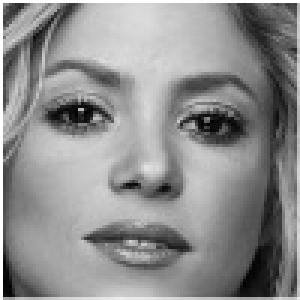
#> input picture resized_images/10402.jpg, 100 x 100 px, given in place of Alex Lawther223_88.jpg, which was not available (shown 3 times larger)
$ jupyter execute --allow-errors main.ipynb
#> lines starting #> are read from the running program, lines starting #| are printed output that depends on the picture; pictures that were not available may be replaced by others from this repository, and a replacement may not be noted
[cell 1]
# import the necessary packages
import pandas as pd
import numpy as np
import matplotlib.pyplot as plt
import seaborn as sns

[cell 2]
# load the dataset
df = pd.read_csv('req_names.csv')
#> (reads req_names.csv from the repository)

[cell 3]
print(df.head())

[cell 4]
# drop the first column
df.drop(df.columns[0], axis=1, inplace=True)

[cell 5]
print(df)

[cell 6]
# displaying an image from the given path
from PIL import Image
img = Image.open('105_classes_pins_dataset/'+'pins_'+df['Name'][300]+'/'+df['ID'][300]+'.jpg')
#> img is the input picture: PIL image 100x100 L; min 0, max 255, mean 141.8
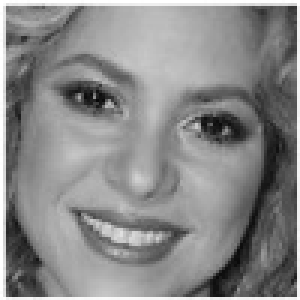
#> input picture resized_images/10473.jpg, 100 x 100 px, given in place of Adriana Lima0_0.jpg, which was not available (shown 3 times larger)
#> further down, img is the input picture: PIL image 100x100 L; min 7, max 255, mean 136.8
img

[cell 7]
# getting the resolution of the images from the dataset by iterating through the dataset
# and appending the resolution to a list
res = []
#> (the rest of this cell did not finish here and is left out)

[cell 8]
# printing the resolution of the images
print(res)
#| [(100, 100), (100, 100)]

#> (a cell that did not finish here is left out)

[cell 10]
print(df)

#> (a cell that did not finish here is left out)

[cell 12]
# displaying an image using opencv
import cv2
img = cv2.imread('105_classes_pins_dataset/'+'pins_'+df['Name'][300]+'/'+df['ID'][300]+'.jpg')
#> img: shape (100, 100, 3); min 0, max 255, mean 141.8
plt.imshow(img)

[cell 13]
# fixing the colour channels
img = cv2.cvtColor(img, cv2.COLOR_BGR2RGB)
plt.imshow(img)

[cell 14]
# getting all the images from the folder
import os
# getting all the images from the folder
images = []
#> (the rest of this cell did not finish here and is left out)

[cell 15]
# # slicing the first 10 images
# images = images[:10]

[cell 16]
# converting all the images to grayscale
gray_images = []
for i in range(len(images)):
    gray_images.append(cv2.cvtColor(images[i], cv2.COLOR_RGB2GRAY))
#> this loop made 2 passes
#> after the loop, gray_images = 2 items

#> (a cell that did not finish here is left out)

[cell 18]
# using frontal face recognition
# using frontal face recognition to detect the faces in the images
face_cascade = cv2.CascadeClassifier('haarcascade_frontalface_alt.xml')
faces = []
for i in range(len(gray_images)):
    faces.append(face_cascade.detectMultiScale(gray_images[i], 1.1, 4))
#> after the loop, faces = [[[6, 7, 88, 88]], [[6, 7, 88, 88]]]
print(faces)
#| [array([[ 6,  7, 88, 88]], dtype=int32), array([[ 6,  7, 88, 88]], dtype=int32)]

[cell 19]
# showing the face in the grayscale image
for i in range(len(faces)):
    for (x, y, w, h) in faces[i]:
        cv2.rectangle(gray_images[i], (x, y), (x+w, y+h), (255, 0, 0), 2)
plt.imshow(gray_images[0], cmap='gray')
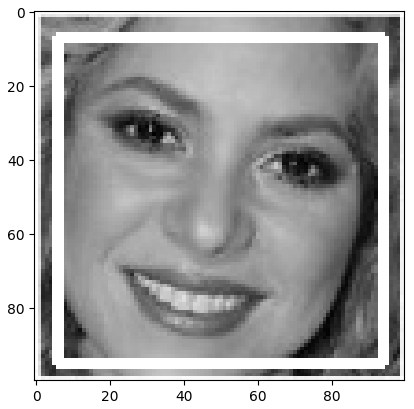
#> figure drawn by matplotlib, 1 panel

[cell 20]
# finding the statistics of number of faces in the images
face_count = []
for i in range(len(faces)):
    face_count.append(len(faces[i]))
#> after the loop, face_count = [1, 1]
# grouping the face count and displaying the number of images for each face count
#> (the rest of this cell did not finish here and is left out)

[cell 21]
# dropping the faces from the grayscale images which have other than 1 face
for i in range(len(faces)):
    if len(faces[i]) != 1:
        gray_images[i] = None
        faces[i] = None

[cell 22]
# showing the dataframe
print(df)

[cell 23]
# removing the none values from the grayscale images
gray_images = [i for i in gray_images if i is not None]
# removing the none values from the faces
faces = [i for i in faces if i is not None]

#> (a cell that did not finish here is left out)

[cell 25]
# resetting the index
df.reset_index(drop=True, inplace=True)

[cell 26]
print(len(gray_images))
#| 2
print(len(df))
print(len(faces))
#| 2

[cell 27]
# displaying the dataframe
print(df)

[cell 28]
# grouping the images by the name and displaying the number of images for each name in descending order
df.groupby(['Name']).size().sort_values(ascending=False)

[cell 29]
# deleting the images to free up the memory
del images

#> (a cell that did not finish here is left out)

[cell 31]
# cropping all the images to their faces
cropped_images = []
for i in range(len(gray_images)):
    for (x, y, w, h) in faces[i]:
        cropped_images.append(gray_images[i][y:y+h, x:x+w])
#> after the loop, cropped_images = 2 items

#> (a cell that did not finish here is left out)

[cell 33]
# resizing all the images to 100x100
resized_images = []
for i in range(len(cropped_images)):
    resized_images.append(cv2.resize(cropped_images[i], (100, 100)))
#> after the loop, resized_images = 2 items

[cell 34]
# showing the shape of all resized images by grouping them by their shape
for i in range(len(resized_images)):
    print(resized_images[i].shape)

#> (a cell that did not finish here is left out)

[cell 36]
# displaying the dataframe
print(df)

[cell 37]
# putting all the resized images in a folder
for i in range(len(resized_images)):
    cv2.imwrite('resized_images/'+str(i)+'.jpg', resized_images[i])
#> this loop made 2 passes
#> pass 1, `cv2.imwrite('resized_images/'+str(i)+'.jpg', resized_images[i])`:
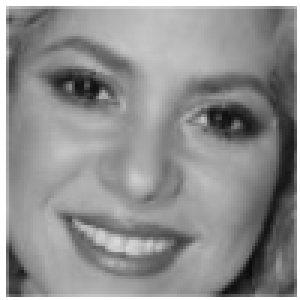
#> saved as 0.jpg: shape (100, 100) (shown 3 times larger); min 10, max 255, mean 144.2

#> (a cell that did not finish here is left out)

[cell 39]
# getting the intervals of different names in the dataframe
name_intervals = []
for i in range(len(df)):
    if i == 0:
        name_intervals.append([0, 0])
    elif df['Name'][i] != df['Name'][i-1]:
        name_intervals.append([i, i])
    else:
        name_intervals[-1][1] = i

# displaying the intervals
print(name_intervals)
